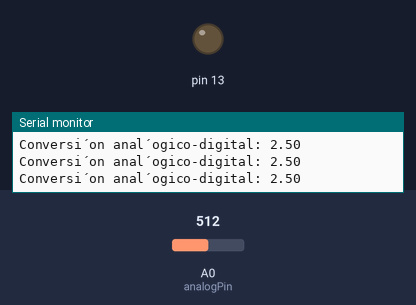
Recording of a sketch running on a simulated Arduino Uno, built with avr-gcc and run on an emulated ATmega328P. On the bench: output pins drawn as LEDs (lit = HIGH), the last lines printed to the serial monitor. The inputs (shaded band) are chosen by the test bench; at power-on: A0 (analogPin) = 512.

Above: at 1.2 s.
1.3 s: A0 (analogPin) set to 605
4.3 s: A0 (analogPin) set to 626
At 4.9 s:
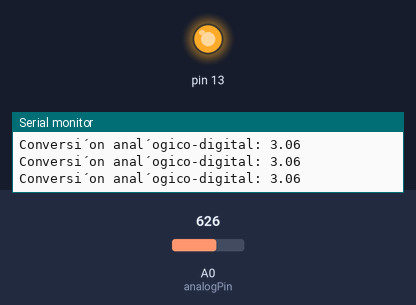
5.8 s: A0 (analogPin) set to 511
At 6.2 s:
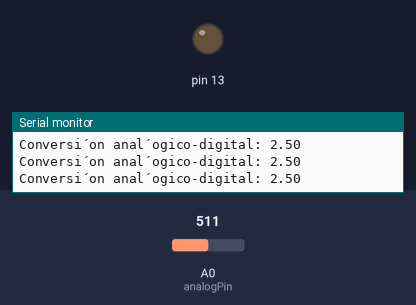
8.8 s: A0 (analogPin) set to 716
At 9.5 s:
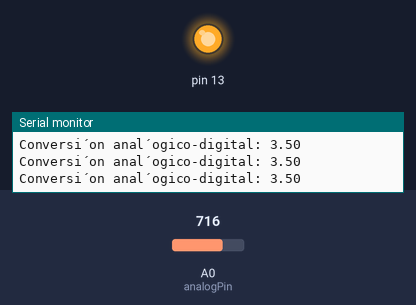
Timing chart, 0 to 11.8 s (numbered marks = the images above; inputs shaded):
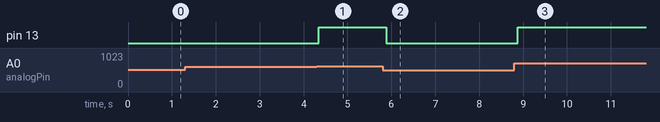

Measured:
- the behaviour switches between 613 and 614 on A0 (analogPin) (found by bisection; images 0 and 1)
- after the input at 4.3 s, pin 13: LOW → HIGH at once
- after the input at 5.8 s, pin 13: HIGH → LOW after 0.08 s
- after the input at 8.8 s, pin 13: LOW → HIGH after 0.08 s

The sketch:

P2_4__.ino
```cpp
int analogPin = A0; // potentiometer wiper (middle terminal) connected to analog pin 3
// outside leads to ground and +5V
float val = 0; // variable to store the value read
void setup() {
Serial.begin(9600); // setup serial
pinMode(13, OUTPUT);
}
void loop() {
val = analogRead(analogPin); // read the input pin
float volts=((val+1)*5)/1024;
Serial.print ("Conversi´on anal´ogico-digital: ");
Serial.println(volts); // debug value

  if (volts >= 3.0) {
    digitalWrite(13, HIGH);
    }
  else {
    digitalWrite(13, LOW);
    }
}
```
